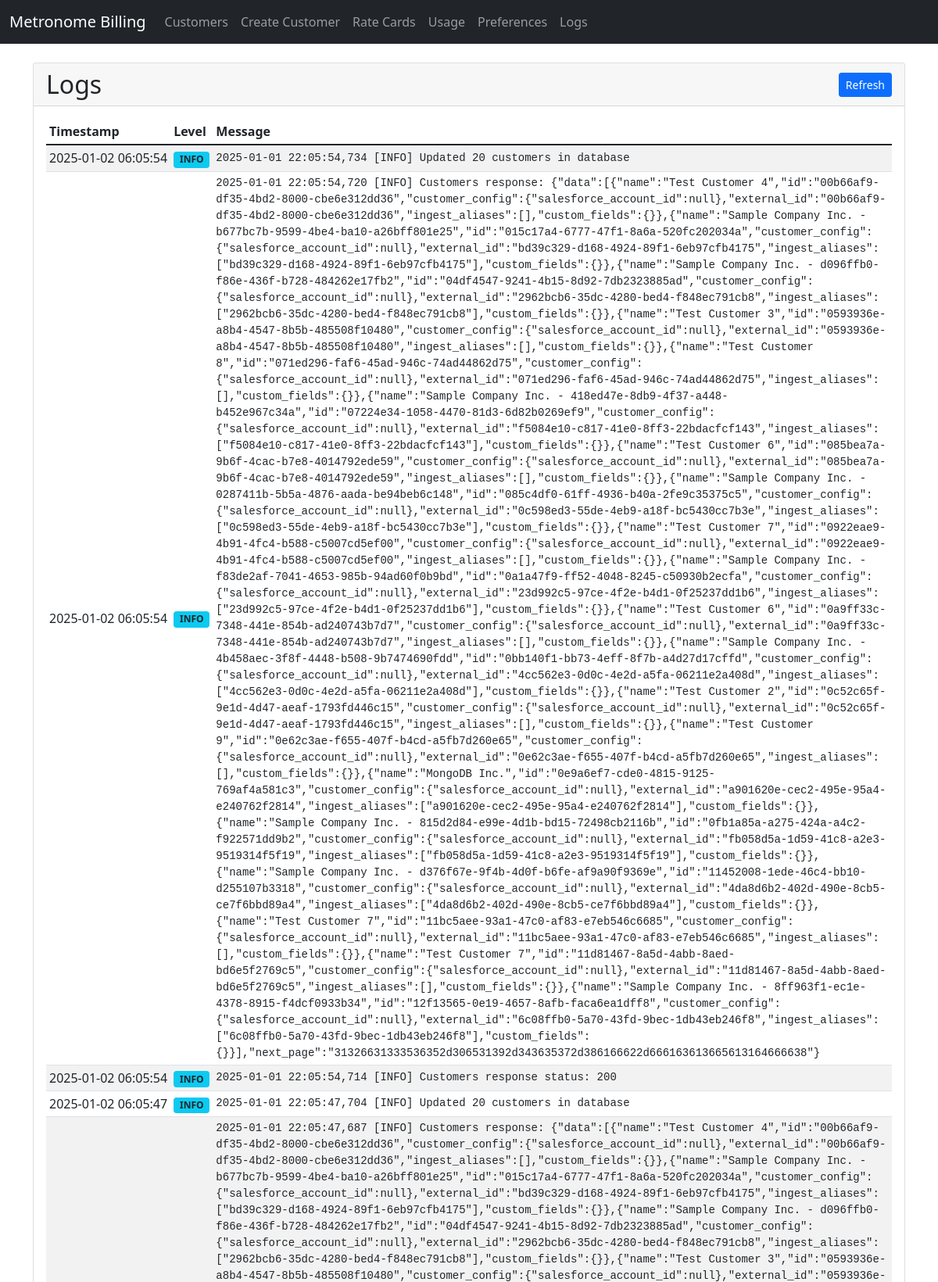
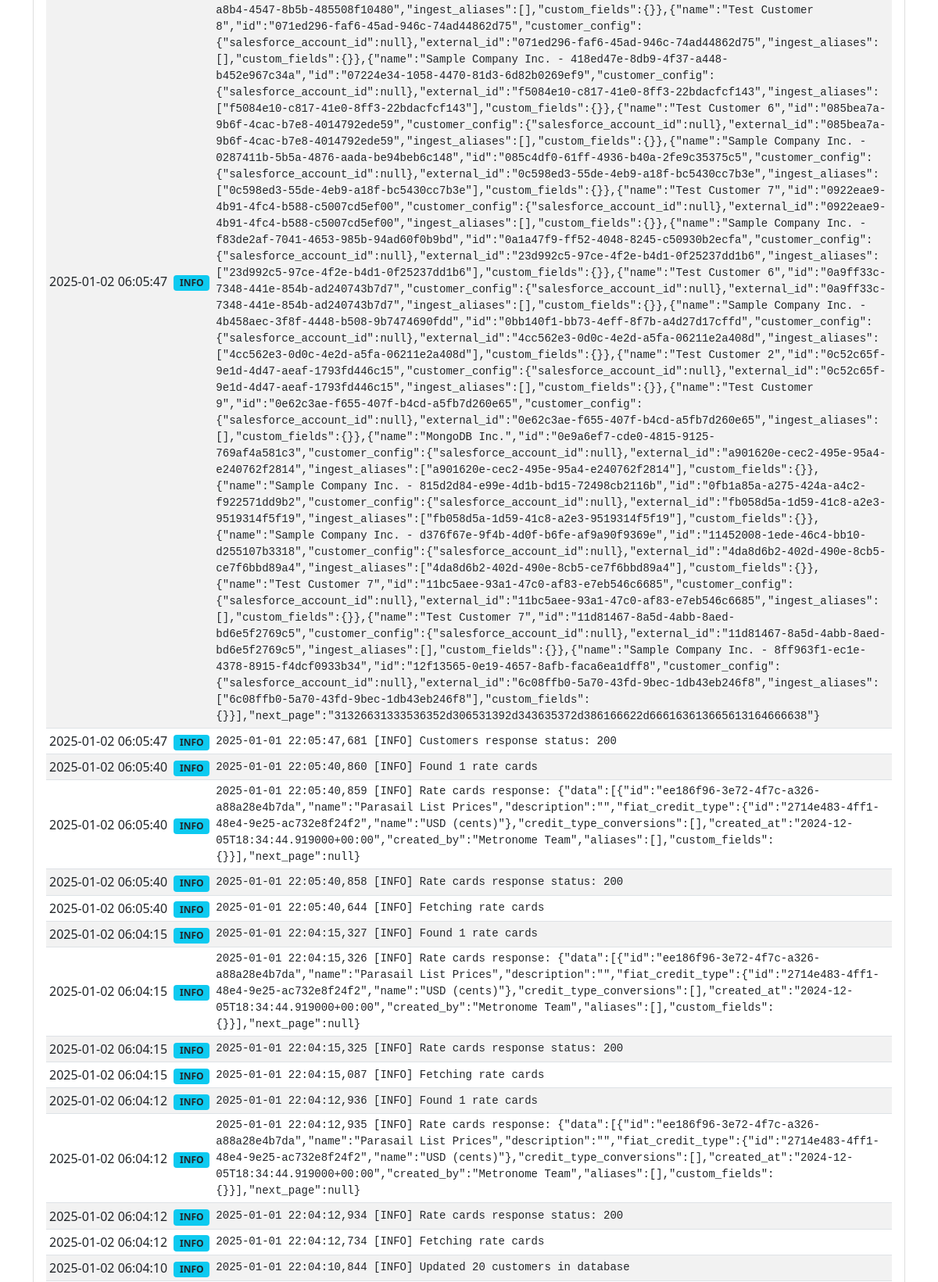
Page /logs (upper part) on the committed database (2 pictures, top to bottom).
### models.py (models this page shows, shortened)
class LogEntry(db.Model):
    __tablename__ = 'logs'
    id = db.Column(db.Integer, primary_key=True)
    timestamp = db.Column(db.DateTime(timezone=True), default=lambda: datetime.now(UTC))
    level = db.Column(db.String(20), nullable=False)
    message = db.Column(db.Text, nullable=False)

### app.py (the view)
@app.route('/logs')
def view_logs():
    try:
        page = request.args.get('page', 1, type=int)
        per_page = 50
        logs = LogEntry.query.order_by(LogEntry.timestamp.desc()).paginate(page=page, per_page=per_page)
        return render_template('logs.html', logs=logs)
    except Exception as e:
        error_msg = f"Error viewing logs: {str(e)}"
        logging.error(error_msg)
        logging.exception("Full traceback:")
        flash(error_msg, 'danger')
        return render_template('logs.html', logs=None)

### templates/logs.html (shortened to what this page needs)
{% extends "layout.html" %}
{% block content %}
<div class="card">
    <div class="card-header d-flex justify-content-between align-items-center">
        <h2 class="mb-0">Logs</h2>
        <a href="/logs" class="btn btn-primary btn-sm">Refresh</a>
    </div>
    <div class="card-body">
        {% if error %}
            <div class="alert alert-danger">{{ error }}</div>
        {% else %}
            {% if logs and logs.items %}
                <div class="table-responsive">
                    <table class="table table-striped table-sm">
                        <thead>
                            <tr>
                                <th>Timestamp</th>
                                <th>Level</th>
                                <th>Message</th>
                            </tr>
                        </thead>
                        <tbody>
                            {% for log in logs.items %}
                            <tr class="{% if log.level == 'ERROR' %}table-danger{% elif log.level == 'WARNING' %}table-warning{% endif %}">
                                <td class="text-nowrap">{{ log.timestamp.strftime('%Y-%m-%d %H:%M:%S') }}</td>
                                <td class="text-nowrap">
                                    <span class="badge {% if log.level == 'ERROR' %}bg-danger{% elif log.level == 'WARNING' %}bg-warning text-dark{% elif log.level == 'INFO' %}bg-info text-dark{% else %}bg-secondary{% endif %}">
                                        {{ log.level }}
                                    </span>
                                </td>
                                <td>
                                    <div style="white-space: pre-wrap; font-family: monospace; font-size: 0.875rem;">{{ log.message }}</div>
                                </td>
                            </tr>
                            {% endfor %}
                        </tbody>
                    </table>
                </div>
            {% else %}
                <p>No logs found.</p>
            {% endif %}
        {% endif %}
    </div>
</div>
{% endblock %}

### templates/layout.html (shortened to what this page needs)
<!DOCTYPE html>
<html lang="en">
<head>
    <link href="https://cdn.jsdelivr.net/npm/bootstrap@5.1.3/dist/css/bootstrap.min.css" rel="stylesheet">
    <link rel="stylesheet" href="https://cdn.jsdelivr.net/npm/bootstrap-icons@1.7.2/font/bootstrap-icons.css">
</head>
<body>
    <nav class="navbar navbar-expand-lg navbar-dark bg-dark">
        <div class="container-fluid">
            <a class="navbar-brand" href="/">Metronome Billing</a>
            <div class="collapse navbar-collapse" id="navbarNav">
                <ul class="navbar-nav">
                    <li class="nav-item">
                        <a class="nav-link" href="/customers">Customers</a>
                    </li>
                    <li class="nav-item">
                        <a class="nav-link" href="/create">Create Customer</a>
                    </li>
                    <li class="nav-item">
                        <a class="nav-link" href="/rate-cards">Rate Cards</a>
                    </li>
                    <li class="nav-item">
                        <a class="nav-link" href="/usage">Usage</a>
                    </li>
                    <li class="nav-item">
                        <a class="nav-link" href="/preferences">Preferences</a>
                    </li>
                    <li class="nav-item">
                        <a class="nav-link" href="/logs">Logs</a>
                    </li>
                </ul>
            </div>
        </div>
    </nav>
    <div class="container mt-4">
        {% block content %}{% endblock %}
    </div>
</body>
</html>

### templates/logs.html (style rules this page uses)
.table td { vertical-align: middle; }

### rows in the picture
LogEntry: timestamp "2025-01-02 06:05:54", level "INFO", message "2025-01-01 22:05:54,734 [INFO] Updated 20 customers in database"
LogEntry: timestamp "2025-01-02 06:05:54", level "INFO", message "2025-01-01 22:05:54,720 [INFO] Customers response: {\"data\":[{\"name\":\"Test Customer 4\",\"id\":\"00b66af9-df35-4bd2-8000-cbe6e312dd36\",\"customer_config\":{\"salesforce_account_id\":null},\"external_id\":\"00b66af9-df35-4bd2-8000-cbe6e312dd36\",\"ingest_aliases\":[],\"custom_fields\":{}},{\"name\":\"Sample Company Inc. - b677bc7b-9599-4be4-ba10-a26bff801e25\",\"id\":\"015c17a4-6777-47f1-8a6a-520fc202034a\",\"customer_config\":{\"salesforce_account_id\":null},\"external_id\":\"bd39c329-d168-4924-89f1-6eb97cfb4175\",\"ingest_aliases\":[\"bd39c329-d168-4924-89f1-6eb97cfb4175\"],\"custom_fields\":{}},{\"name\":\"Sample Company Inc. -…"
LogEntry: timestamp "2025-01-02 06:05:54", level "INFO", message "2025-01-01 22:05:54,714 [INFO] Customers response status: 200"
LogEntry: timestamp "2025-01-02 06:05:47", level "INFO", message "2025-01-01 22:05:47,704 [INFO] Updated 20 customers in database"
LogEntry: timestamp "2025-01-02 06:05:47", level "INFO", message "2025-01-01 22:05:47,687 [INFO] Customers response: {\"data\":[{\"name\":\"Test Customer 4\",\"id\":\"00b66af9-df35-4bd2-8000-cbe6e312dd36\",\"customer_config\":{\"salesforce_account_id\":null},\"external_id\":\"00b66af9-df35-4bd2-8000-cbe6e312dd36\",\"ingest_aliases\":[],\"custom_fields\":{}},{\"name\":\"Sample Company Inc. - b677bc7b-9599-4be4-ba10-a26bff801e25\",\"id\":\"015c17a4-6777-47f1-8a6a-520fc202034a\",\"customer_config\":{\"salesforce_account_id\":null},\"external_id\":\"bd39c329-d168-4924-89f1-6eb97cfb4175\",\"ingest_aliases\":[\"bd39c329-d168-4924-89f1-6eb97cfb4175\"],\"custom_fields\":{}},{\"name\":\"Sample Company Inc. -…"
LogEntry: timestamp "2025-01-02 06:05:47", level "INFO", message "2025-01-01 22:05:47,681 [INFO] Customers response status: 200"
LogEntry: timestamp "2025-01-02 06:05:40", level "INFO", message "2025-01-01 22:05:40,860 [INFO] Found 1 rate cards"
LogEntry: timestamp "2025-01-02 06:05:40", level "INFO", message "2025-01-01 22:05:40,859 [INFO] Rate cards response: {\"data\":[{\"id\":\"ee186f96-3e72-4f7c-a326-a88a28e4b7da\",\"name\":\"Parasail List Prices\",\"description\":\"\",\"fiat_credit_type\":{\"id\":\"2714e483-4ff1-48e4-9e25-ac732e8f24f2\",\"name\":\"USD (cents)\"},\"credit_type_conversions\":[],\"created_at\":\"2024-12-05T18:34:44.919000+00:00\",\"created_by\":\"Metronome Team\",\"aliases\":[],\"custom_fields\":{}}],\"next_page\":null}"
LogEntry: timestamp "2025-01-02 06:05:40", level "INFO", message "2025-01-01 22:05:40,858 [INFO] Rate cards response status: 200"
LogEntry: timestamp "2025-01-02 06:05:40", level "INFO", message "2025-01-01 22:05:40,644 [INFO] Fetching rate cards"
LogEntry: timestamp "2025-01-02 06:04:15", level "INFO", message "2025-01-01 22:04:15,327 [INFO] Found 1 rate cards"
LogEntry: timestamp "2025-01-02 06:04:15", level "INFO", message "2025-01-01 22:04:15,326 [INFO] Rate cards response: {\"data\":[{\"id\":\"ee186f96-3e72-4f7c-a326-a88a28e4b7da\",\"name\":\"Parasail List Prices\",\"description\":\"\",\"fiat_credit_type\":{\"id\":\"2714e483-4ff1-48e4-9e25-ac732e8f24f2\",\"name\":\"USD (cents)\"},\"credit_type_conversions\":[],\"created_at\":\"2024-12-05T18:34:44.919000+00:00\",\"created_by\":\"Metronome Team\",\"aliases\":[],\"custom_fields\":{}}],\"next_page\":null}"
LogEntry: timestamp "2025-01-02 06:04:15", level "INFO", message "2025-01-01 22:04:15,325 [INFO] Rate cards response status: 200"
LogEntry: timestamp "2025-01-02 06:04:15", level "INFO", message "2025-01-01 22:04:15,087 [INFO] Fetching rate cards"
LogEntry: timestamp "2025-01-02 06:04:12", level "INFO", message "2025-01-01 22:04:12,936 [INFO] Found 1 rate cards"
LogEntry: timestamp "2025-01-02 06:04:12", level "INFO", message "2025-01-01 22:04:12,935 [INFO] Rate cards response: {\"data\":[{\"id\":\"ee186f96-3e72-4f7c-a326-a88a28e4b7da\",\"name\":\"Parasail List Prices\",\"description\":\"\",\"fiat_credit_type\":{\"id\":\"2714e483-4ff1-48e4-9e25-ac732e8f24f2\",\"name\":\"USD (cents)\"},\"credit_type_conversions\":[],\"created_at\":\"2024-12-05T18:34:44.919000+00:00\",\"created_by\":\"Metronome Team\",\"aliases\":[],\"custom_fields\":{}}],\"next_page\":null}"
LogEntry: timestamp "2025-01-02 06:04:12", level "INFO", message "2025-01-01 22:04:12,934 [INFO] Rate cards response status: 200"
LogEntry: timestamp "2025-01-02 06:04:12", level "INFO", message "2025-01-01 22:04:12,734 [INFO] Fetching rate cards"
LogEntry: timestamp "2025-01-02 06:04:10", level "INFO", message "2025-01-01 22:04:10,844 [INFO] Updated 20 customers in database"
